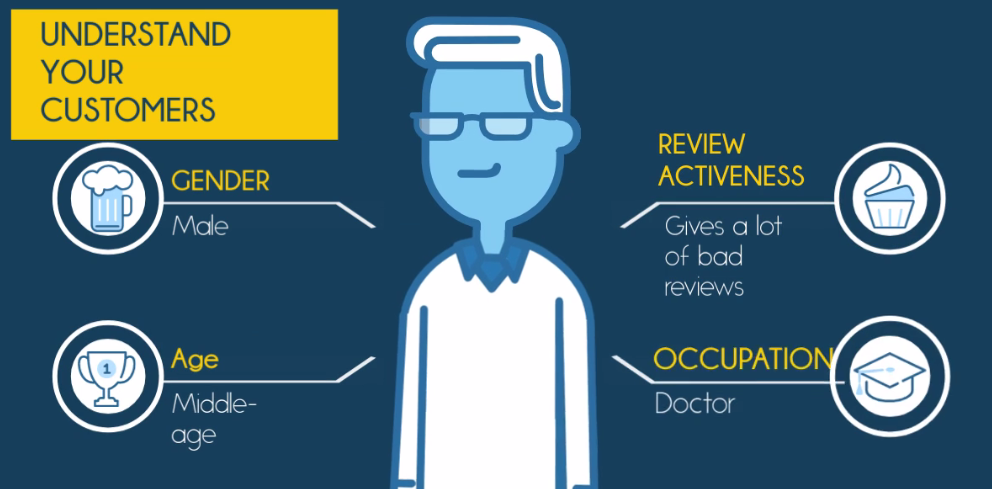
#> input picture Computer-Vision/Lab1/lab 1/4.PNG, 992 x 489 px
$ python 'task 3.py'
#> lines starting #> are read from the running program, lines starting #| are printed output that depends on the picture
from matplotlib import pyplot as plt
import numpy as np
import cv2

img = cv2.imread('4.PNG')
#> img is the input picture: shape (489, 992, 3); mean B, G, R 114.7, 107.8, 78.8
rows,cols,depth = img.shape
#> rows = 489; cols = 992; depth = 3
arr = np.asarray(img)
print(arr.shape)
#| (489, 992, 3)

TF = arr[int(0):int(20), int(0):int(20)]  #top left patch
cv2.imshow('Top left patch', TF)  #show the patch
cv2.imwrite('task3-1_TL.png',TF)
cv2.waitKey(0)
BR = arr[int(arr.shape[0]-20):int(arr.shape[0]), int(arr.shape[1]-20):int(arr.shape[1])]  #bottom right patch
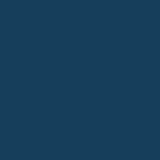
#> BR: shape (20, 20, 3) (shown 8 times larger); mean B, G, R 91, 62, 22
cv2.imshow('Bottom right patch', BR)  #show the patch
cv2.imwrite('task3-1_BR.png',BR)
cv2.waitKey(0)
M = arr[int((arr.shape[0])/2):int(((arr.shape[0])/2)+20), int((arr.shape[1])/2):int(((arr.shape[1])/2)+20)]  #middle patch
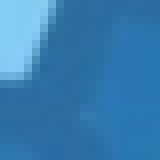
#> M: shape (20, 20, 3) (shown 8 times larger); mean B, G, R 178.2, 125.3, 54.9
cv2.imshow('Middle patch', M)  #show the patch
cv2.imwrite('task3-1_M.png',M)
cv2.waitKey(0)

arr[int(0):int(20), int(0):int(20)] = np.ones((20, 20, 3)) * [0, 0, 255]  #convert the top left patch to red
arr[int(arr.shape[0]-20):int(arr.shape[0]), int(arr.shape[1]-20):int(arr.shape[1])]= np.ones((20, 20, 3)) * [0, 255, 0]  #convert the top left patch to green
arr[int((arr.shape[0])/2):int(((arr.shape[0])/2)+20), int((arr.shape[1])/2):int(((arr.shape[1])/2)+20)]= np.ones((20, 20, 3)) * [0, 255, 255]  #convert the midle patch to yellow
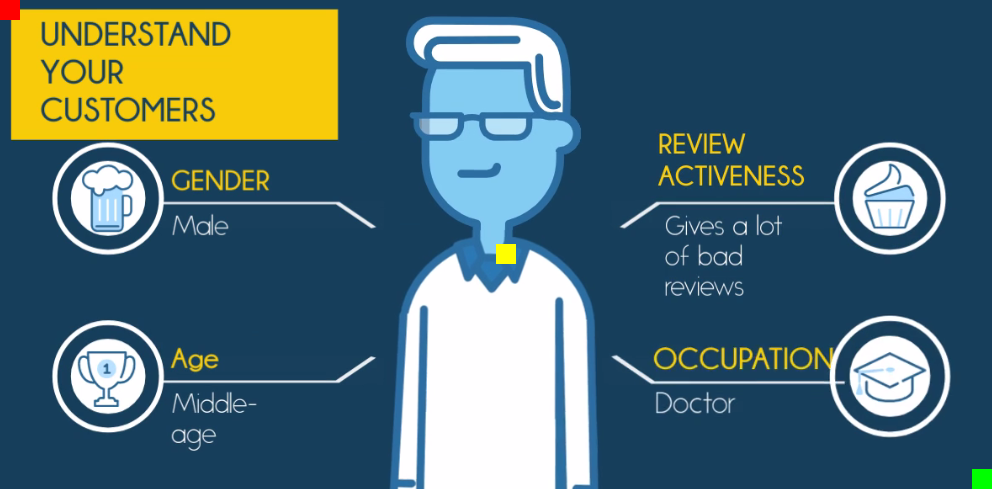
#> arr: shape (489, 992, 3); mean B, G, R 114.4, 108, 79.1
cv2.imwrite('task3-2.png',img)

#Adding text to the patches
font = cv2.FONT_HERSHEY_SIMPLEX
cv2.putText(arr[int(0):int(20), int(0):int(20)],'TL',(0,12), font, 0.5,(255,255,255),2,cv2.LINE_AA)
cv2.putText(arr[int(arr.shape[0]-20):int(arr.shape[0]), int(arr.shape[1]-20):int(arr.shape[1])],'BR',(0,12), font, 0.5,(0,0,0),2,cv2.LINE_AA)
cv2.putText(arr[int((arr.shape[0])/2):int(((arr.shape[0])/2)+20), int((arr.shape[1])/2):int(((arr.shape[1])/2)+20)],'M',(0,12), font, 0.5,(0,0,0),2,cv2.LINE_AA)
cv2.imwrite('task3-3.png',img)

#Adding the footer
cv2.rectangle(img, (1, 400), (990, 487), (0, 255, 0), 3)
cv2.circle(img,(850,450), 10, (0,255,0), -1)
cv2.putText(img,'Mujtaba Faizi',(865,455), font, 0.5,(0,255,0),2,cv2.LINE_AA)
cv2.imwrite('task3-4.png',img)

M = np.float32([[1,0,-(cols/2)+100],[0,1,0]])
#> M = [[1, 0, -396], [0, 1, 0]]
img = cv2.warpAffine(img,M,(cols,rows))   #Translate the image such that the name is in the middle
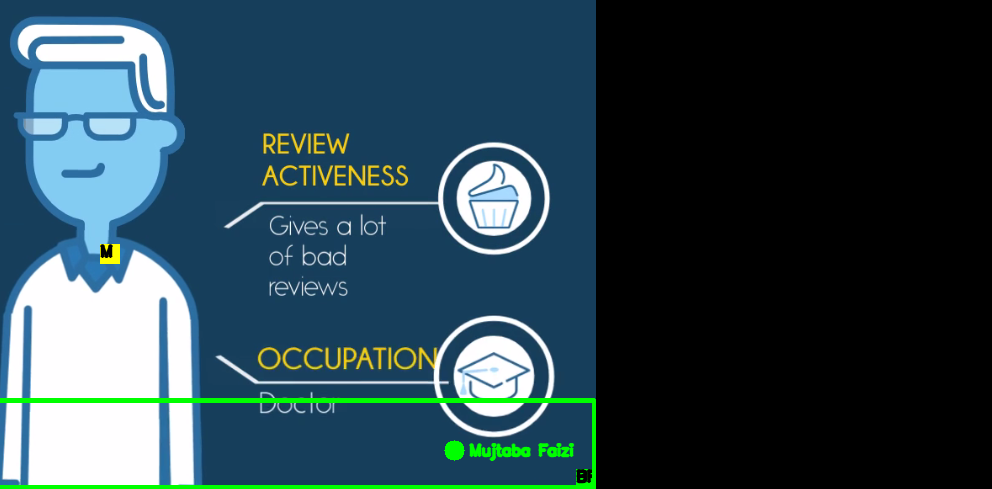
#> img: shape (489, 992, 3); mean B, G, R 78.5, 68.4, 44.3
cv2.imwrite('task3-5.png',img)

M = cv2.getRotationMatrix2D(((cols-1)/2.0,(rows-1)/2.0),180,1)
img = cv2.warpAffine(img,M,(cols,rows))   #Rotate the image by 180 degrees
cv2.imwrite('task3-6.png',img)

img = cv2.flip( img, 0 )  #Now flip the image upside down.
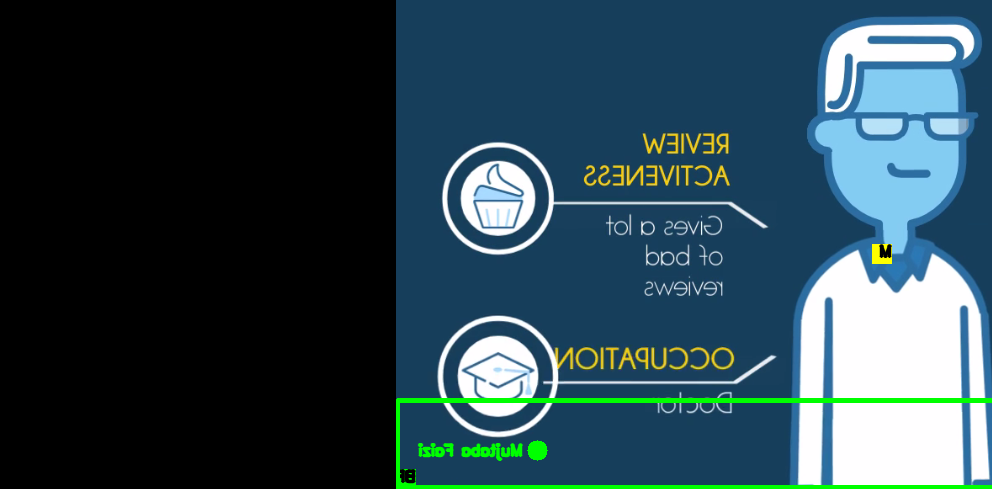
#> img: shape (489, 992, 3); mean B, G, R 78.5, 68.4, 44.3
cv2.imwrite('task3-7.png',img)

img = arr[int(0):int(398), int(0):int(992)]   #image without the footer
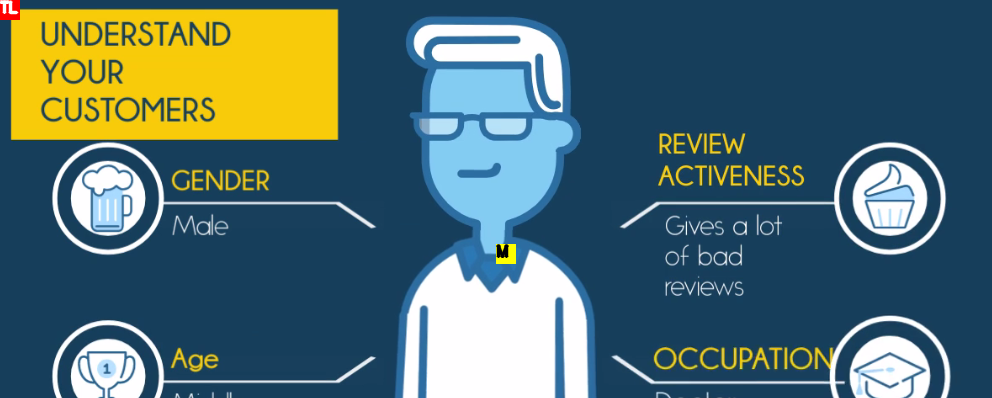
#> img: shape (398, 992, 3); mean B, G, R 111.6, 108.8, 80.9
cv2.imwrite('task3-8.png',img)

img = arr[int(0):int(100), int(0):int(992)]   #extracting the header
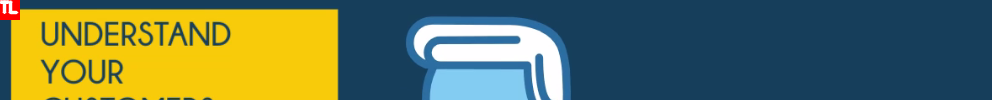
#> img: shape (100, 992, 3); mean B, G, R 84.3, 116.1, 99.9
cv2.imwrite('task3-9.png',img)
